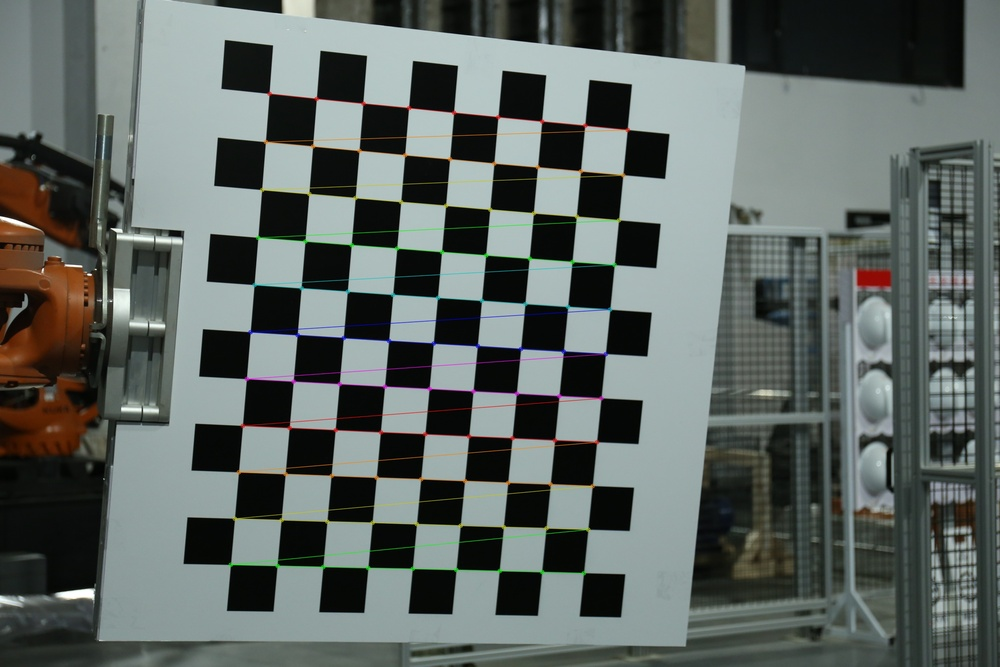
#> input picture src/chessboard_corner/IMG_6575.JPG, 1000 x 667 px, shrunk from 2736 x 1824 before the run
$ python -i pixel_processing.py   (imports and definitions only)
#> lines starting #> are read from the running program, lines starting #| are printed output that depends on the picture; after the words box and inside, x2 and y2 are one past the last pixel; in counts of white or black regions, pixels touching at a corner belong together
import numpy as np
import cv2
import os


def corner_pixel_extract(file_path):
    """
    检测样品的四个角点，并返回角点的像素坐标
    file是照片的名字
    file_path是照片所处文件夹的路径
    output_path是绘制四边形后照片的保存路径
    """
#> called with file_path = 'chessboard_corner/IMG_6575.JPG'
    points = []
    sorted_points = []
    img = cv2.imread(file_path)
#> img is the input picture: shape (667, 1000, 3); mean B, G, R 98.3, 101.7, 94
    # 转为灰度图
    gray = cv2.cvtColor(img, cv2.COLOR_BGR2GRAY)
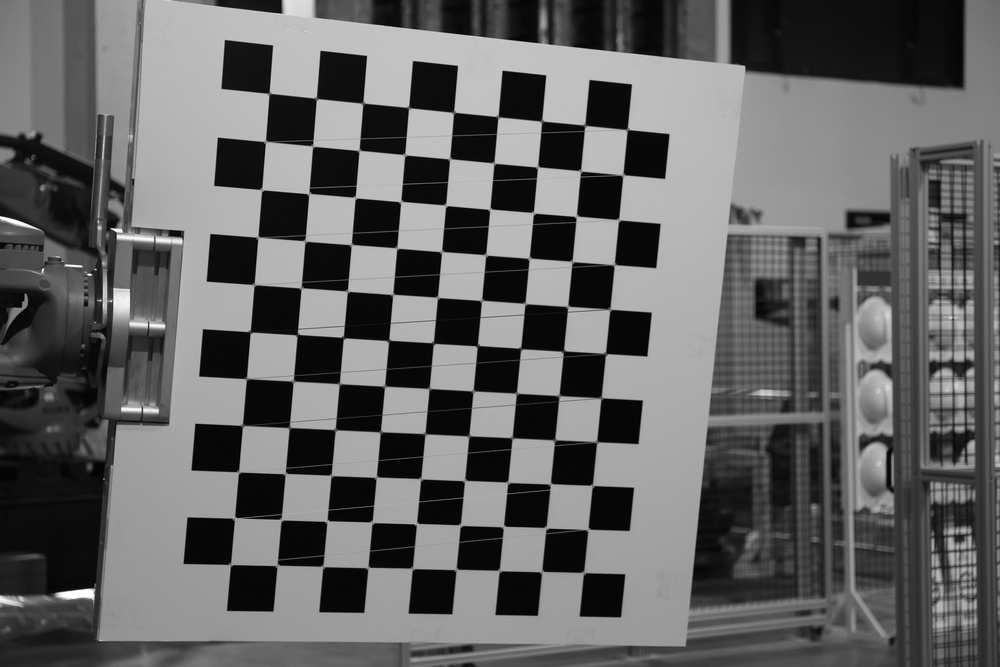
#> gray: shape (667, 1000); min 0, max 255, mean 99
    # 应用高斯模糊（减少噪声）
    blurred = cv2.GaussianBlur(gray, (5, 5), 0)
    # 二值化处理
    retval, threshold_img = cv2.threshold(blurred, 50, 255, cv2.THRESH_BINARY)
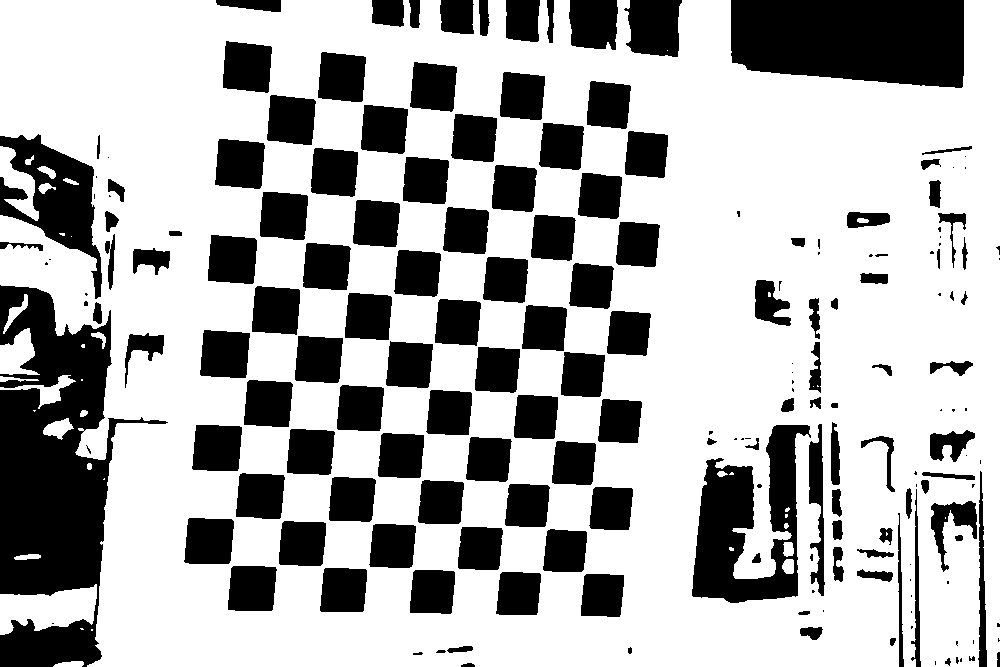
#> threshold_img: shape (667, 1000); 69.1% white; 193 black regions (58 under 20 px), largest, box (x1, y1, x2, y2) and area: (0, 285, 168, 667) 30688, (731, 0, 964, 88) 18283, (692, 425, 811, 603) 11065
    # 形态学操作，去除小噪点
    kernel = np.ones((5, 5), np.uint8)
    thresh = cv2.morphologyEx(threshold_img, cv2.MORPH_CLOSE, kernel)
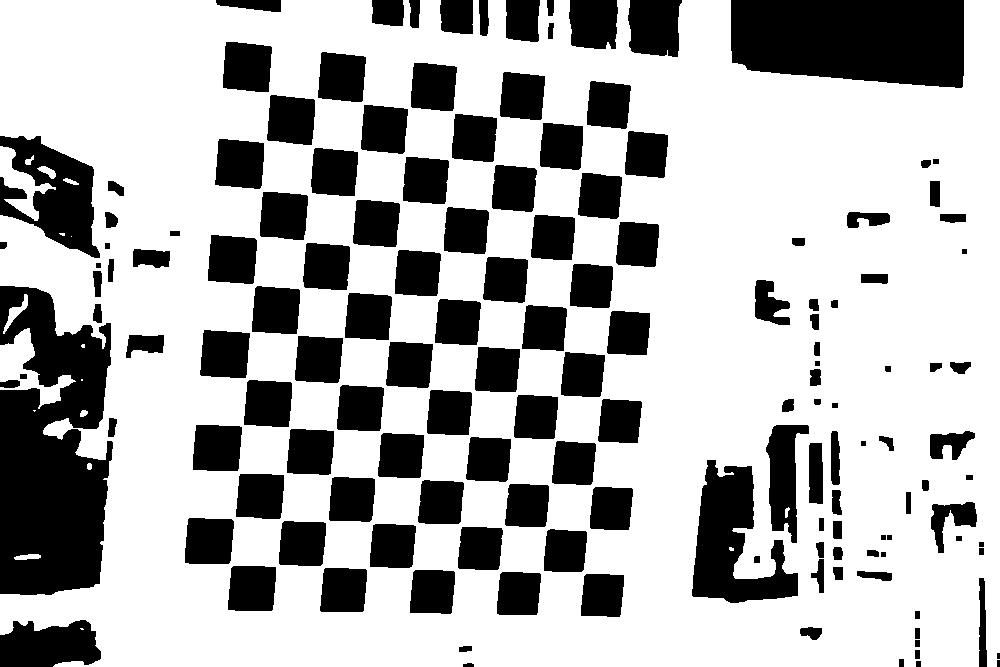
#> thresh: shape (667, 1000); 70% white; 148 black regions (1 under 20 px)
    # 轮廓检测
    contours, hierarchy = cv2.findContours(thresh, cv2.RETR_EXTERNAL,
                                           cv2.CHAIN_APPROX_SIMPLE)
#> contours = 16 contours, 6 with area under 20; largest, box (x1, y1, x2, y2) and area: (0, 0, 1000, 667) 595609, (0, 328, 76, 409) 1952, (0, 146, 56, 221) 1282, (3, 294, 28, 334) 218, (37, 166, 56, 179) 100

    for contour in contours:
        peri = cv2.arcLength(contour, True)  # 计算轮廓周长
        # print(peri)
        if peri > 1000:
            approx = cv2.approxPolyDP(contour, 0.02 * peri, True)  # 轮廓逼近

            if len(approx) == 4:  # 只保留四边形
                print("检测到四边形，顶点坐标：")

                for point in approx:
                    x, y = point[0]
                    points.append([x, y])
                    print(f"({x}, {y})")
                    cv2.circle(img, (x, y), 5, (0, 0, 255), -1)  # 标记四边形顶点（红色）
                cv2.drawContours(img, [approx], -1, (0, 255, 0), 3)  # 绿色绘制四边形
                # 保存检测结果

                cv2.imwrite(
                    f'D:\\labAAA\\printingLight\\process\\camera_set\\coding\\src\\draw_corner\\{file_path.name}',
                    img)

                # print(f"处理完成，结果已保存: {output_path}")
                sum_sorted = sorted(points, key=lambda p: p[0] + p[1])

                # 按照 x - y 的值排序（右上角点的 x-y 最大，左下角点 x-y 最小）
                diff_sorted = sorted(points, key=lambda p: p[0] - p[1])

                # 识别四个角点
                top_left = sum_sorted[0]  # 左上角点 (x+y 最小)
                bottom_right = sum_sorted[-1]  # 右下角点 (x+y 最大)
                top_right = diff_sorted[-1]  # 右上角点 (x-y 最大)
                bottom_left = diff_sorted[0]  # 左下角点 (x-y 最小)
                sorted_points = [
                    top_left, top_right, bottom_right, bottom_left
                ]
#> this loop made 16 passes
#> peri on passes 2, 3, 4, 7, 8, 9, 11, 12, 13, 14, 15, 16: 57.9, 17.66, 22.49, 10.83, 376.1, 105.5, 12.83, 36.14, 48.87, 29.9, 292.9, 5200.7
#> (contour, peri) on passes 1, 5, 6, 10: ([[80, 628], [81, 629], [83, 629], [82, 628]], 6.83), ([[33, 410], [34, 411], [35, 410]], 4.83), ([[81, 379], [81, 380], [82, 380], [82, 379]], 4), ([[71, 236]], 0)
#> after the loop, points = []
    return sorted_points

>>> result = corner_pixel_extract('chessboard_corner/IMG_6575.JPG')

$ run again, on src/chessboard_corner/IMG_6576.JPG
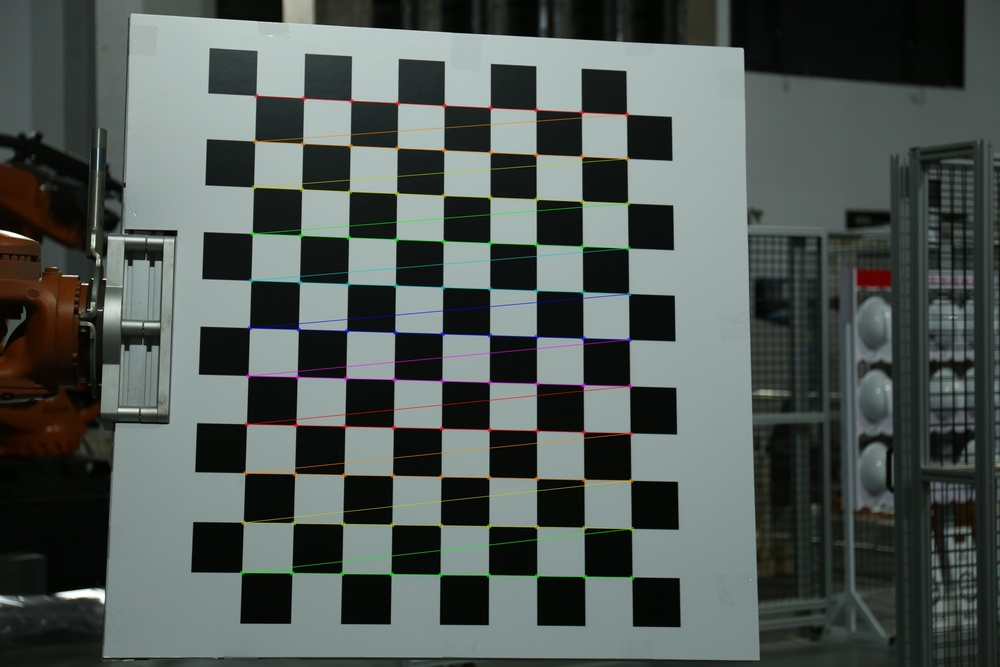
#> input picture src/chessboard_corner/IMG_6576.JPG, 1000 x 667 px, shrunk from 2736 x 1824 before the run
#> in corner_pixel_extract, img is the input picture: shape (667, 1000, 3); mean B, G, R 84.7, 88.2, 80
#> in corner_pixel_extract, `retval, threshold_img = cv2.threshold(blurred, 50, 255, cv2.THRESH_BIN..`:
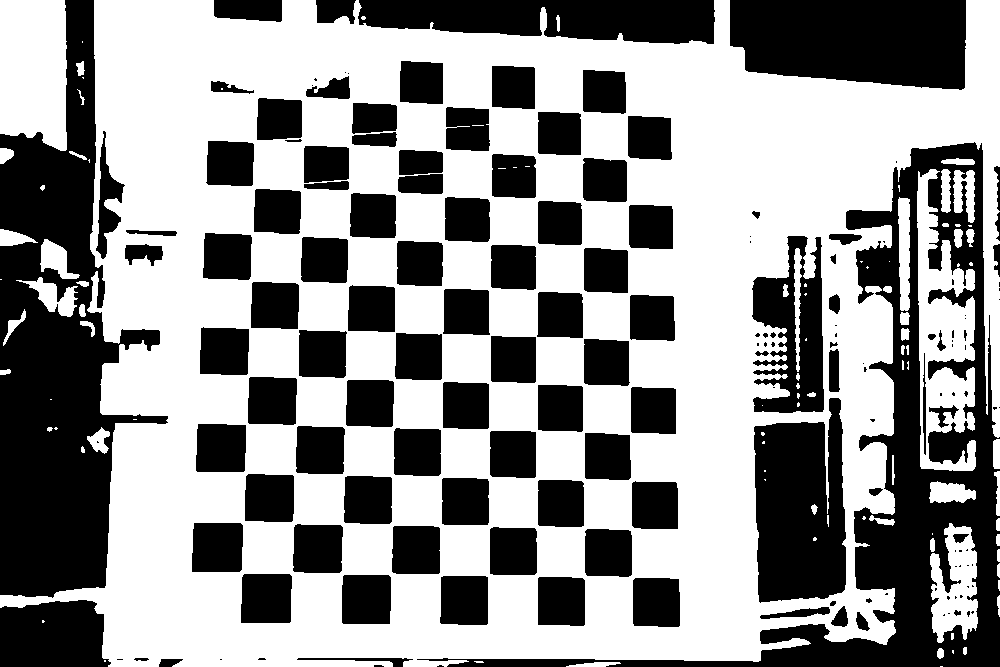
#> threshold_img: shape (667, 1000); 57.8% white; 161 black regions (58 under 20 px), largest, box (x1, y1, x2, y2) and area: (0, 0, 168, 598) 48262, (417, 142, 1000, 667) 44256, (730, 0, 966, 90) 18602
#> in corner_pixel_extract, `thresh = cv2.morphologyEx(threshold_img, cv2.MORPH_CLOSE, kernel)`:
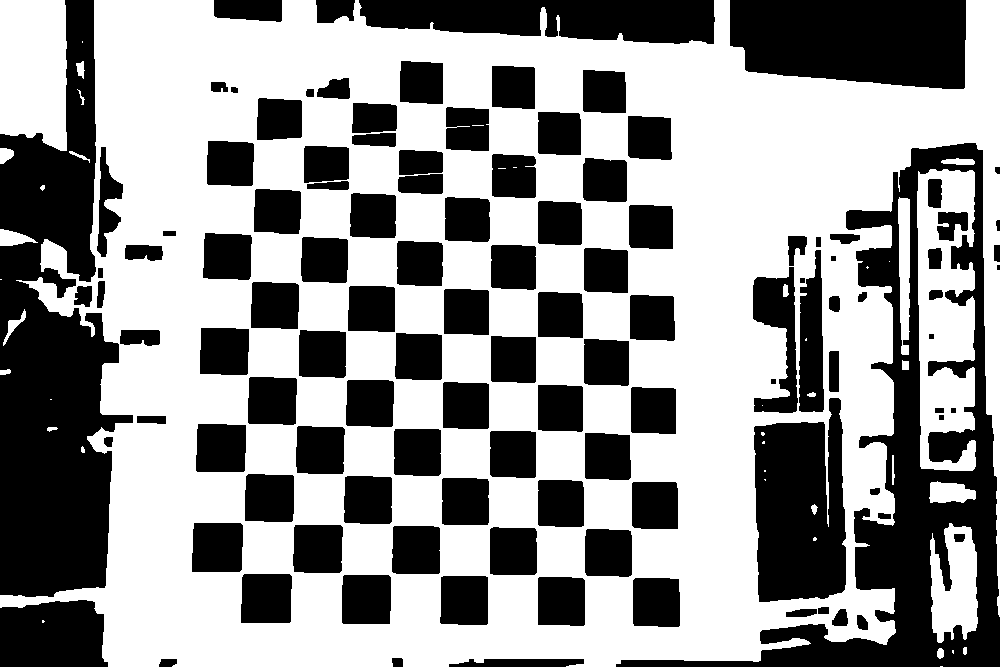
#> thresh: shape (667, 1000); 58.6% white; 115 black regions (1 under 20 px)
#> contours = 29 contours, 12 with area under 20; largest, box (x1, y1, x2, y2) and area: (0, 0, 1000, 667) 505572, (917, 169, 976, 471) 13592, (0, 0, 67, 151) 9036, (930, 523, 978, 643) 3932, (898, 197, 910, 355) 1379
#> the loop in corner_pixel_extract, `for contour in contours:` made 29 passes
#> peri on passes 3 to 10: 27.31, 18.24, 6.83, 482.9, 128.5, 60.83, 15.66, 24.49
#> after the loop in corner_pixel_extract, `for contour in contours:`: points = []

$ run again, on src/chessboard_corner/IMG_6578.JPG
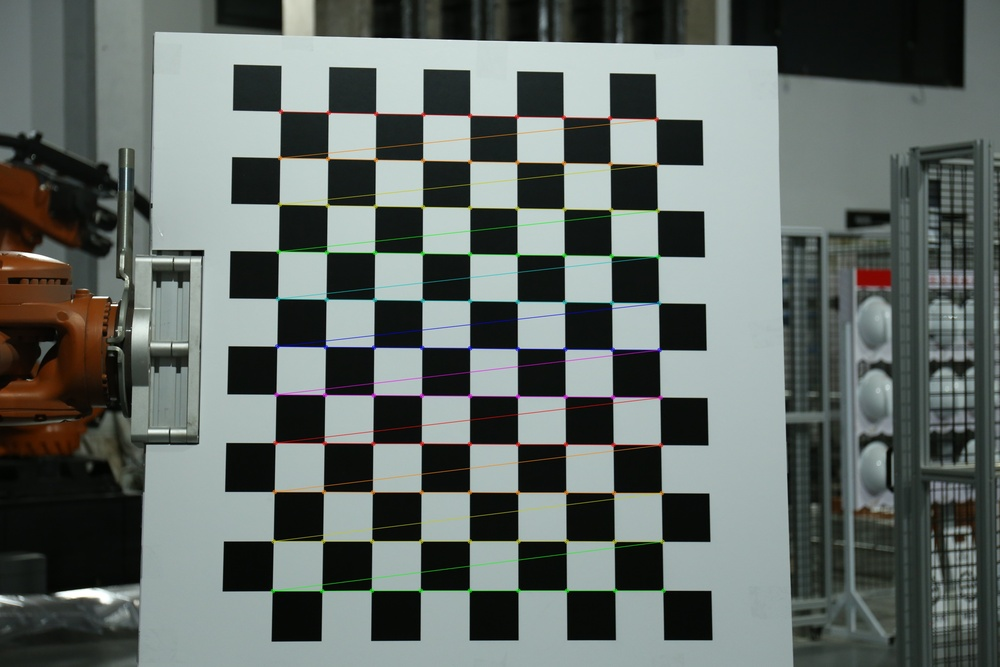
#> input picture src/chessboard_corner/IMG_6578.JPG, 1000 x 667 px, shrunk from 2736 x 1824 before the run
#> in corner_pixel_extract, img is the input picture: shape (667, 1000, 3); mean B, G, R 102.2, 105.8, 97.9
#> in corner_pixel_extract, `retval, threshold_img = cv2.threshold(blurred, 50, 255, cv2.THRESH_BIN..`:
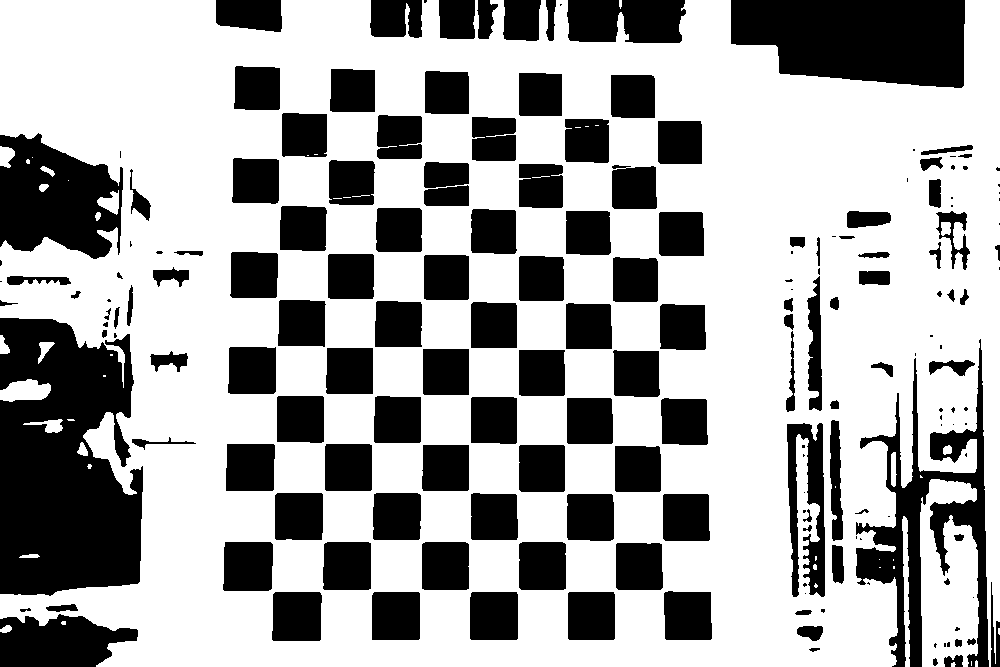
#> threshold_img: shape (667, 1000); 65.6% white; 183 black regions (55 under 20 px), largest, box (x1, y1, x2, y2) and area: (0, 318, 143, 596) 31724, (731, 0, 965, 88) 17197, (856, 339, 989, 667) 12672
#> in corner_pixel_extract, `thresh = cv2.morphologyEx(threshold_img, cv2.MORPH_CLOSE, kernel)`:
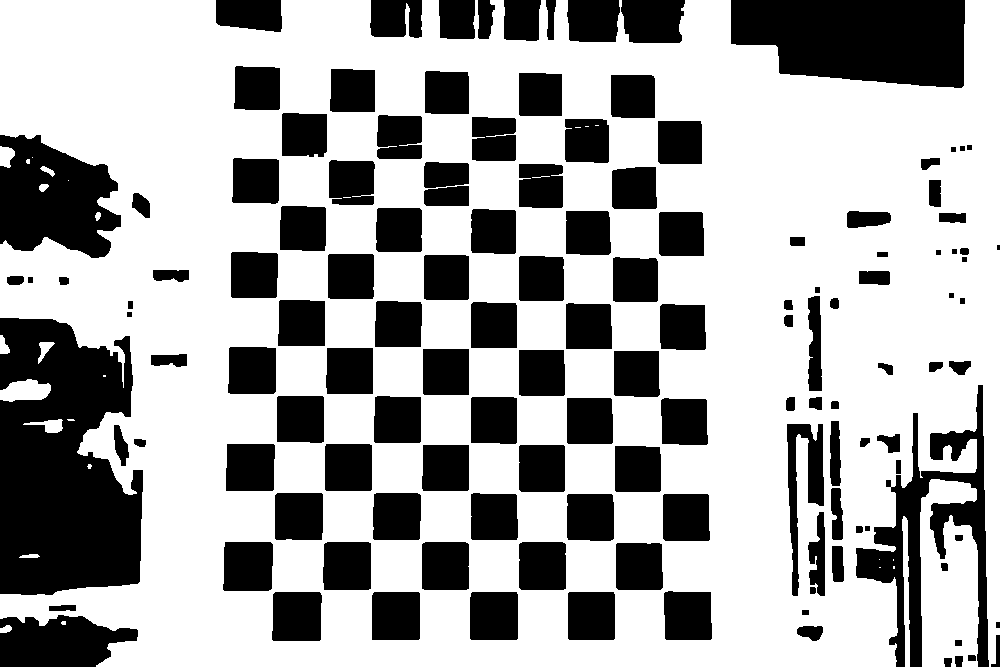
#> thresh: shape (667, 1000); 66.4% white; 134 black regions (1 under 20 px)
#> contours = 24 contours, 11 with area under 20; largest, box (x1, y1, x2, y2) and area: (0, 0, 1000, 667) 565062, (920, 479, 979, 667) 8542, (0, 379, 51, 402) 786, (902, 516, 910, 667) 616, (23, 419, 63, 433) 228
#> the loop in corner_pixel_extract, `for contour in contours:` made 24 passes
#> peri on passes 1, 2, 7, 8, 9, 10, 12, 13: 31.31, 12.83, 42.49, 311.2, 696, 13.66, 98.38, 130.2
#> after the loop in corner_pixel_extract, `for contour in contours:`: points = []
